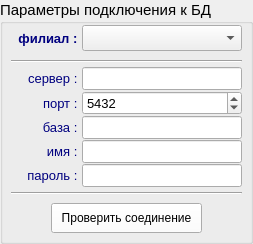
     <widget class="QGroupBox" name="pan_DB_params">
      <property name="font">
       <font>
        <pointsize>11</pointsize>
        <weight>50</weight>
        <bold>false</bold>
       </font>
      </property>
      <property name="title">
       <string>Параметры подключения к БД</string>
      </property>
      <layout class="QFormLayout" name="formLayout_2">
       <property name="fieldGrowthPolicy">
        <enum>QFormLayout::AllNonFixedFieldsGrow</enum>
       </property>
       <property name="horizontalSpacing">
        <number>1</number>
       </property>
       <property name="verticalSpacing">
        <number>1</number>
       </property>
       <property name="leftMargin">
        <number>8</number>
       </property>
       <property name="topMargin">
        <number>1</number>
       </property>
       <property name="rightMargin">
        <number>8</number>
       </property>
       <property name="bottomMargin">
        <number>8</number>
       </property>
       <item row="1" column="0">
        <widget class="Line" name="line_4">
         <property name="lineWidth">
          <number>0</number>
         </property>
         <property name="orientation">
          <enum>Qt::Horizontal</enum>
         </property>
        </widget>
       </item>
       <item row="2" column="0" colspan="2">
        <widget class="Line" name="line_6">
         <property name="minimumSize">
          <size>
           <width>100</width>
           <height>10</height>
          </size>
         </property>
         <property name="orientation">
          <enum>Qt::Horizontal</enum>
         </property>
        </widget>
       </item>
       <item row="3" column="0">
        <widget class="QLabel" name="label">
         <property name="minimumSize">
          <size>
           <width>70</width>
           <height>0</height>
          </size>
         </property>
         <property name="maximumSize">
          <size>
           <width>70</width>
           <height>16777215</height>
          </size>
         </property>
         <property name="palette">
          <palette>
           <active>
            <colorrole role="WindowText">
             <brush brushstyle="SolidPattern">
              <color alpha="255">
               <red>0</red>
               <green>0</green>
               <blue>127</blue>
              </color>
             </brush>
            </colorrole>
           </active>
           <inactive>
            <colorrole role="WindowText">
             <brush brushstyle="SolidPattern">
              <color alpha="255">
               <red>0</red>
               <green>0</green>
               <blue>127</blue>
              </color>
             </brush>
            </colorrole>
           </inactive>
           <disabled>
            <colorrole role="WindowText">
             <brush brushstyle="SolidPattern">
              <color alpha="255">
               <red>106</red>
               <green>104</green>
               <blue>100</blue>
              </color>
             </brush>
            </colorrole>
           </disabled>
          </palette>
         </property>
         <property name="font">
          <font>
           <pointsize>10</pointsize>
           <weight>50</weight>
           <bold>false</bold>
          </font>
         </property>
         <property name="text">
          <string>сервер : </string>
         </property>
         <property name="alignment">
          <set>Qt::AlignRight|Qt::AlignTrailing|Qt::AlignVCenter</set>
         </property>
        </widget>
       </item>
       <item row="3" column="1">
        <widget class="QLineEdit" name="tc_host">
         <property name="minimumSize">
          <size>
           <width>100</width>
           <height>0</height>
          </size>
         </property>
         <property name="font">
          <font>
           <pointsize>10</pointsize>
           <weight>50</weight>
           <bold>false</bold>
          </font>
         </property>
        </widget>
       </item>
       <item row="4" column="0">
        <widget class="QLabel" name="label_10">
         <property name="minimumSize">
          <size>
           <width>70</width>
           <height>0</height>
          </size>
         </property>
         <property name="maximumSize">
          <size>
           <width>70</width>
           <height>16777215</height>
          </size>
         </property>
         <property name="palette">
          <palette>
           <active>
            <colorrole role="WindowText">
             <brush brushstyle="SolidPattern">
              <color alpha="255">
               <red>0</red>
               <green>0</green>
               <blue>127</blue>
              </color>
             </brush>
            </colorrole>
           </active>
           <inactive>
            <colorrole role="WindowText">
             <brush brushstyle="SolidPattern">
              <color alpha="255">
               <red>0</red>
               <green>0</green>
               <blue>127</blue>
              </color>
             </brush>
            </colorrole>
           </inactive>
           <disabled>
            <colorrole role="WindowText">
             <brush brushstyle="SolidPattern">
              <color alpha="255">
               <red>106</red>
               <green>104</green>
               <blue>100</blue>
              </color>
             </brush>
            </colorrole>
           </disabled>
          </palette>
         </property>
         <property name="font">
          <font>
           <pointsize>10</pointsize>
           <weight>50</weight>
           <bold>false</bold>
          </font>
         </property>
         <property name="text">
          <string>порт : </string>
         </property>
         <property name="alignment">
          <set>Qt::AlignRight|Qt::AlignTrailing|Qt::AlignVCenter</set>
         </property>
        </widget>
       </item>
       <item row="4" column="1">
        <widget class="QSpinBox" name="spin_port">
         <property name="font">
          <font>
           <pointsize>10</pointsize>
           <weight>50</weight>
           <bold>false</bold>
          </font>
         </property>
         <property name="maximum">
          <number>10000</number>
         </property>
         <property name="value">
          <number>5432</number>
         </property>
        </widget>
       </item>
       <item row="5" column="0">
        <widget class="QLabel" name="label_3">
         <property name="minimumSize">
          <size>
           <width>70</width>
           <height>0</height>
          </size>
         </property>
         <property name="maximumSize">
          <size>
           <width>70</width>
           <height>16777215</height>
          </size>
         </property>
         <property name="palette">
          <palette>
           <active>
            <colorrole role="WindowText">
             <brush brushstyle="SolidPattern">
              <color alpha="255">
               <red>0</red>
               <green>0</green>
               <blue>127</blue>
              </color>
             </brush>
            </colorrole>
           </active>
           <inactive>
            <colorrole role="WindowText">
             <brush brushstyle="SolidPattern">
              <color alpha="255">
               <red>0</red>
               <green>0</green>
               <blue>127</blue>
              </color>
             </brush>
            </colorrole>
           </inactive>
           <disabled>
            <colorrole role="WindowText">
             <brush brushstyle="SolidPattern">
              <color alpha="255">
               <red>106</red>
               <green>104</green>
               <blue>100</blue>
              </color>
             </brush>
            </colorrole>
           </disabled>
          </palette>
         </property>
         <property name="font">
          <font>
           <pointsize>10</pointsize>
           <weight>50</weight>
           <bold>false</bold>
          </font>
         </property>
         <property name="text">
          <string>база : </string>
         </property>
         <property name="alignment">
          <set>Qt::AlignRight|Qt::AlignTrailing|Qt::AlignVCenter</set>
         </property>
        </widget>
       </item>
       <item row="5" column="1">
        <widget class="QLineEdit" name="tc_base">
         <property name="minimumSize">
          <size>
           <width>100</width>
           <height>0</height>
          </size>
         </property>
         <property name="font">
          <font>
           <pointsize>10</pointsize>
           <weight>50</weight>
           <bold>false</bold>
          </font>
         </property>
        </widget>
       </item>
       <item row="6" column="0">
        <widget class="QLabel" name="label_4">
         <property name="minimumSize">
          <size>
           <width>70</width>
           <height>0</height>
          </size>
         </property>
         <property name="maximumSize">
          <size>
           <width>70</width>
           <height>16777215</height>
          </size>
         </property>
         <property name="palette">
          <palette>
           <active>
            <colorrole role="WindowText">
             <brush brushstyle="SolidPattern">
              <color alpha="255">
               <red>0</red>
               <green>0</green>
               <blue>127</blue>
              </color>
             </brush>
            </colorrole>
           </active>
           <inactive>
            <colorrole role="WindowText">
             <brush brushstyle="SolidPattern">
              <color alpha="255">
               <red>0</red>
               <green>0</green>
               <blue>127</blue>
              </color>
             </brush>
            </colorrole>
           </inactive>
           <disabled>
            <colorrole role="WindowText">
             <brush brushstyle="SolidPattern">
              <color alpha="255">
               <red>106</red>
               <green>104</green>
               <blue>100</blue>
              </color>
             </brush>
            </colorrole>
           </disabled>
          </palette>
         </property>
         <property name="font">
          <font>
           <pointsize>10</pointsize>
           <weight>50</weight>
           <bold>false</bold>
          </font>
         </property>
         <property name="text">
          <string>имя : </string>
         </property>
         <property name="alignment">
          <set>Qt::AlignRight|Qt::AlignTrailing|Qt::AlignVCenter</set>
         </property>
        </widget>
       </item>
       <item row="6" column="1">
        <widget class="QLineEdit" name="tc_user">
         <property name="minimumSize">
          <size>
           <width>100</width>
           <height>0</height>
          </size>
         </property>
         <property name="font">
          <font>
           <pointsize>10</pointsize>
           <weight>50</weight>
           <bold>false</bold>
          </font>
         </property>
        </widget>
       </item>
       <item row="7" column="0">
        <widget class="QLabel" name="label_5">
         <property name="minimumSize">
          <size>
           <width>70</width>
           <height>0</height>
          </size>
         </property>
         <property name="maximumSize">
          <size>
           <width>70</width>
           <height>16777215</height>
          </size>
         </property>
         <property name="palette">
          <palette>
           <active>
            <colorrole role="WindowText">
             <brush brushstyle="SolidPattern">
              <color alpha="255">
               <red>0</red>
               <green>0</green>
               <blue>127</blue>
              </color>
             </brush>
            </colorrole>
           </active>
           <inactive>
            <colorrole role="WindowText">
             <brush brushstyle="SolidPattern">
              <color alpha="255">
               <red>0</red>
               <green>0</green>
               <blue>127</blue>
              </color>
             </brush>
            </colorrole>
           </inactive>
           <disabled>
            <colorrole role="WindowText">
             <brush brushstyle="SolidPattern">
              <color alpha="255">
               <red>106</red>
               <green>104</green>
               <blue>100</blue>
              </color>
             </brush>
            </colorrole>
           </disabled>
          </palette>
         </property>
         <property name="font">
          <font>
           <pointsize>10</pointsize>
           <weight>50</weight>
           <bold>false</bold>
          </font>
         </property>
         <property name="text">
          <string>пароль : </string>
         </property>
         <property name="alignment">
          <set>Qt::AlignRight|Qt::AlignTrailing|Qt::AlignVCenter</set>
         </property>
        </widget>
       </item>
       <item row="7" column="1">
        <widget class="QLineEdit" name="tc_pass">
         <property name="minimumSize">
          <size>
           <width>100</width>
           <height>0</height>
          </size>
         </property>
         <property name="font">
          <font>
           <pointsize>10</pointsize>
           <weight>50</weight>
           <bold>false</bold>
          </font>
         </property>
        </widget>
       </item>
       <item row="8" column="0" colspan="2">
        <widget class="Line" name="line_5">
         <property name="minimumSize">
          <size>
           <width>100</width>
           <height>10</height>
          </size>
         </property>
         <property name="orientation">
          <enum>Qt::Horizontal</enum>
         </property>
        </widget>
       </item>
       <item row="9" column="0">
        <widget class="Line" name="line_3">
         <property name="lineWidth">
          <number>0</number>
         </property>
         <property name="orientation">
          <enum>Qt::Horizontal</enum>
         </property>
        </widget>
       </item>
       <item row="10" column="0" colspan="2">
        <layout class="QHBoxLayout" name="horizontalLayout_2">
         <item>
          <spacer name="horizontalSpacer">
           <property name="orientation">
            <enum>Qt::Horizontal</enum>
           </property>
           <property name="sizeHint" stdset="0">
            <size>
             <width>40</width>
             <height>20</height>
            </size>
           </property>
          </spacer>
         </item>
         <item>
          <widget class="QPushButton" name="bn_save_DB_params">
           <property name="minimumSize">
            <size>
             <width>100</width>
             <height>30</height>
            </size>
           </property>
           <property name="palette">
            <palette>
             <active>
              <colorrole role="Button">
               <brush brushstyle="SolidPattern">
                <color alpha="255">
                 <red>255</red>
                 <green>255</green>
                 <blue>255</blue>
                </color>
               </brush>
              </colorrole>
             </active>
             <inactive>
              <colorrole role="Button">
               <brush brushstyle="SolidPattern">
                <color alpha="255">
                 <red>255</red>
                 <green>255</green>
                 <blue>255</blue>
                </color>
               </brush>
              </colorrole>
             </inactive>
             <disabled>
              <colorrole role="Button">
               <brush brushstyle="SolidPattern">
                <color alpha="255">
                 <red>255</red>
                 <green>255</green>
                 <blue>255</blue>
                </color>
               </brush>
              </colorrole>
             </disabled>
            </palette>
           </property>
           <property name="font">
            <font>
             <pointsize>9</pointsize>
             <weight>50</weight>
             <bold>false</bold>
            </font>
           </property>
           <property name="text">
            <string>  Проверить соединение  </string>
           </property>
          </widget>
         </item>
         <item>
          <spacer name="horizontalSpacer_2">
           <property name="orientation">
            <enum>Qt::Horizontal</enum>
           </property>
           <property name="sizeHint" stdset="0">
            <size>
             <width>40</width>
             <height>20</height>
            </size>
           </property>
          </spacer>
         </item>
        </layout>
       </item>
       <item row="0" column="0">
        <widget class="QLabel" name="label_2">
         <property name="minimumSize">
          <size>
           <width>70</width>
           <height>0</height>
          </size>
         </property>
         <property name="maximumSize">
          <size>
           <width>70</width>
           <height>16777215</height>
          </size>
         </property>
         <property name="palette">
          <palette>
           <active>
            <colorrole role="WindowText">
             <brush brushstyle="SolidPattern">
              <color alpha="255">
               <red>0</red>
               <green>0</green>
               <blue>127</blue>
              </color>
             </brush>
            </colorrole>
           </active>
           <inactive>
            <colorrole role="WindowText">
             <brush brushstyle="SolidPattern">
              <color alpha="255">
               <red>0</red>
               <green>0</green>
               <blue>127</blue>
              </color>
             </brush>
            </colorrole>
           </inactive>
           <disabled>
            <colorrole role="WindowText">
             <brush brushstyle="SolidPattern">
              <color alpha="255">
               <red>106</red>
               <green>104</green>
               <blue>100</blue>
              </color>
             </brush>
            </colorrole>
           </disabled>
          </palette>
         </property>
         <property name="font">
          <font>
           <pointsize>10</pointsize>
           <weight>75</weight>
           <bold>true</bold>
          </font>
         </property>
         <property name="text">
          <string>филиал : </string>
         </property>
         <property name="alignment">
          <set>Qt::AlignRight|Qt::AlignTrailing|Qt::AlignVCenter</set>
         </property>
        </widget>
       </item>
       <item row="0" column="1">
        <widget class="QComboBox" name="combo_filial">
         <property name="maxVisibleItems">
          <number>50</number>
         </property>
        </widget>
       </item>
      </layout>
     </widget>
